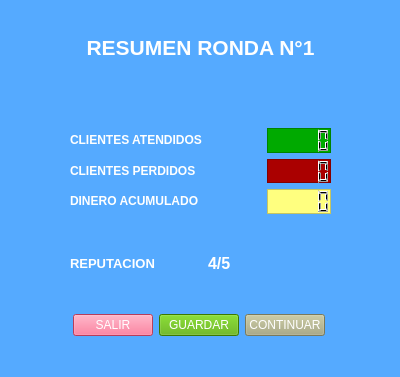
<?xml version="1.0" encoding="UTF-8"?>
<ui version="4.0">
 <class>post_ronda</class>
 <widget class="QWidget" name="post_ronda">
  <property name="geometry">
   <rect>
    <x>0</x>
    <y>0</y>
    <width>400</width>
    <height>377</height>
   </rect>
  </property>
  <property name="palette">
   <palette>
    <active>
     <colorrole role="Light">
      <brush brushstyle="SolidPattern">
       <color alpha="255">
        <red>85</red>
        <green>170</green>
        <blue>255</blue>
       </color>
      </brush>
     </colorrole>
     <colorrole role="Base">
      <brush brushstyle="SolidPattern">
       <color alpha="255">
        <red>255</red>
        <green>255</green>
        <blue>255</blue>
       </color>
      </brush>
     </colorrole>
     <colorrole role="Window">
      <brush brushstyle="SolidPattern">
       <color alpha="255">
        <red>85</red>
        <green>170</green>
        <blue>255</blue>
       </color>
      </brush>
     </colorrole>
    </active>
    <inactive>
     <colorrole role="Light">
      <brush brushstyle="SolidPattern">
       <color alpha="255">
        <red>85</red>
        <green>170</green>
        <blue>255</blue>
       </color>
      </brush>
     </colorrole>
     <colorrole role="Base">
      <brush brushstyle="SolidPattern">
       <color alpha="255">
        <red>255</red>
        <green>255</green>
        <blue>255</blue>
       </color>
      </brush>
     </colorrole>
     <colorrole role="Window">
      <brush brushstyle="SolidPattern">
       <color alpha="255">
        <red>85</red>
        <green>170</green>
        <blue>255</blue>
       </color>
      </brush>
     </colorrole>
    </inactive>
    <disabled>
     <colorrole role="Light">
      <brush brushstyle="SolidPattern">
       <color alpha="255">
        <red>85</red>
        <green>170</green>
        <blue>255</blue>
       </color>
      </brush>
     </colorrole>
     <colorrole role="Base">
      <brush brushstyle="SolidPattern">
       <color alpha="255">
        <red>85</red>
        <green>170</green>
        <blue>255</blue>
       </color>
      </brush>
     </colorrole>
     <colorrole role="Window">
      <brush brushstyle="SolidPattern">
       <color alpha="255">
        <red>85</red>
        <green>170</green>
        <blue>255</blue>
       </color>
      </brush>
     </colorrole>
    </disabled>
   </palette>
  </property>
  <property name="contextMenuPolicy">
   <enum>Qt::NoContextMenu</enum>
  </property>
  <property name="windowTitle">
   <string>post_ronda</string>
  </property>
  <widget class="QWidget" name="gridLayoutWidget">
   <property name="geometry">
    <rect>
     <x>70</x>
     <y>35</y>
     <width>261</width>
     <height>241</height>
    </rect>
   </property>
   <layout class="QGridLayout" name="gridLayout">
    <item row="5" column="2">
     <widget class="QLCDNumber" name="dinero_acumulado_lcd">
      <property name="styleSheet">
       <string notr="true">background-color: rgb(255, 255, 127);</string>
      </property>
      <property name="frameShape">
       <enum>QFrame::StyledPanel</enum>
      </property>
     </widget>
    </item>
    <item row="5" column="1">
     <widget class="QLabel" name="label_3">
      <property name="text">
       <string/>
      </property>
     </widget>
    </item>
    <item row="3" column="2">
     <widget class="QLCDNumber" name="atendidos_lcd">
      <property name="contextMenuPolicy">
       <enum>Qt::DefaultContextMenu</enum>
      </property>
      <property name="styleSheet">
       <string notr="true">background-color: rgb(0, 170, 0);</string>
      </property>
      <property name="frameShape">
       <enum>QFrame::StyledPanel</enum>
      </property>
     </widget>
    </item>
    <item row="2" column="0" colspan="3">
     <widget class="QLabel" name="label_6">
      <property name="text">
       <string/>
      </property>
     </widget>
    </item>
    <item row="3" column="1">
     <widget class="QLabel" name="label">
      <property name="text">
       <string/>
      </property>
     </widget>
    </item>
    <item row="4" column="2">
     <widget class="QLCDNumber" name="perdidos_lcd">
      <property name="styleSheet">
       <string notr="true">background-color: rgb(170, 0, 0);</string>
      </property>
      <property name="frameShape">
       <enum>QFrame::StyledPanel</enum>
      </property>
     </widget>
    </item>
    <item row="3" column="0">
     <widget class="QLabel" name="clientes_atendidos">
      <property name="text">
       <string>&lt;html&gt;&lt;head/&gt;&lt;body&gt;&lt;p&gt;&lt;span style=&quot; font-weight:600; color:#ffffff;&quot;&gt;CLIENTES ATENDIDOS&lt;/span&gt;&lt;/p&gt;&lt;/body&gt;&lt;/html&gt;</string>
      </property>
     </widget>
    </item>
    <item row="1" column="0" colspan="3">
     <widget class="QLabel" name="label_7">
      <property name="text">
       <string/>
      </property>
     </widget>
    </item>
    <item row="6" column="0" colspan="3">
     <widget class="QLabel" name="label_4">
      <property name="text">
       <string/>
      </property>
     </widget>
    </item>
    <item row="4" column="1">
     <widget class="QLabel" name="label_2">
      <property name="text">
       <string/>
      </property>
     </widget>
    </item>
    <item row="4" column="0">
     <widget class="QLabel" name="clientes_perdidos">
      <property name="text">
       <string>&lt;html&gt;&lt;head/&gt;&lt;body&gt;&lt;p&gt;&lt;span style=&quot; font-weight:600; color:#ffffff;&quot;&gt;CLIENTES PERDIDOS&lt;/span&gt;&lt;/p&gt;&lt;/body&gt;&lt;/html&gt;</string>
      </property>
     </widget>
    </item>
    <item row="5" column="0">
     <widget class="QLabel" name="dinero_acumulado">
      <property name="text">
       <string>&lt;html&gt;&lt;head/&gt;&lt;body&gt;&lt;p&gt;&lt;span style=&quot; font-weight:600; color:#ffffff;&quot;&gt;DINERO ACUMULADO&lt;/span&gt;&lt;/p&gt;&lt;/body&gt;&lt;/html&gt;</string>
      </property>
     </widget>
    </item>
    <item row="7" column="1">
     <widget class="QLabel" name="reputacion">
      <property name="text">
       <string>&lt;html&gt;&lt;head/&gt;&lt;body&gt;&lt;p&gt;&lt;span style=&quot; font-size:12pt; font-weight:600; color:#ffffff;&quot;&gt;4/5&lt;/span&gt;&lt;/p&gt;&lt;/body&gt;&lt;/html&gt;</string>
      </property>
     </widget>
    </item>
    <item row="7" column="0">
     <widget class="QLabel" name="label_5">
      <property name="text">
       <string>&lt;html&gt;&lt;head/&gt;&lt;body&gt;&lt;p&gt;&lt;span style=&quot; font-size:10pt; font-weight:600; color:#ffffff;&quot;&gt;REPUTACION&lt;/span&gt;&lt;/p&gt;&lt;/body&gt;&lt;/html&gt;</string>
      </property>
     </widget>
    </item>
    <item row="0" column="0" colspan="3">
     <widget class="QLabel" name="titulo_ronda">
      <property name="text">
       <string>&lt;html&gt;&lt;head/&gt;&lt;body&gt;&lt;p align=&quot;center&quot;&gt;&lt;span style=&quot; font-size:16pt; font-weight:600; color:#ffffff;&quot;&gt;RESUMEN RONDA N°1&lt;/span&gt;&lt;/p&gt;&lt;/body&gt;&lt;/html&gt;</string>
      </property>
     </widget>
    </item>
   </layout>
  </widget>
  <widget class="QWidget" name="horizontalLayoutWidget">
   <property name="geometry">
    <rect>
     <x>0</x>
     <y>310</y>
     <width>398</width>
     <height>31</height>
    </rect>
   </property>
   <layout class="QHBoxLayout" name="horizontalLayout">
    <item>
     <widget class="QLabel" name="label_10">
      <property name="text">
       <string/>
      </property>
     </widget>
    </item>
    <item>
     <widget class="QPushButton" name="boton_salir">
      <property name="styleSheet">
       <string notr="true">background-color: rgb(255, 85, 127);
color: rgb(255, 255, 255);</string>
      </property>
      <property name="text">
       <string>SALIR</string>
      </property>
     </widget>
    </item>
    <item>
     <widget class="QPushButton" name="boton_guardar">
      <property name="styleSheet">
       <string notr="true">background-color: rgb(85, 170, 0);
color: rgb(255, 255, 255);</string>
      </property>
      <property name="text">
       <string>GUARDAR</string>
      </property>
     </widget>
    </item>
    <item>
     <widget class="QPushButton" name="boton_continuar">
      <property name="styleSheet">
       <string notr="true">
background-color: rgb(170, 170, 127);
color: rgb(255, 255, 255);</string>
      </property>
      <property name="text">
       <string>CONTINUAR</string>
      </property>
     </widget>
    </item>
    <item>
     <widget class="QLabel" name="label_8">
      <property name="text">
       <string/>
      </property>
     </widget>
    </item>
   </layout>
  </widget>
 </widget>
 <resources/>
 <connections>
  <connection>
   <sender>boton_salir</sender>
   <signal>clicked()</signal>
   <receiver>post_ronda</receiver>
   <slot>salir()</slot>
   <hints>
    <hint type="sourcelabel">
     <x>118</x>
     <y>325</y>
    </hint>
    <hint type="destinationlabel">
     <x>199</x>
     <y>188</y>
    </hint>
   </hints>
  </connection>
  <connection>
   <sender>boton_continuar</sender>
   <signal>clicked()</signal>
   <receiver>post_ronda</receiver>
   <slot>continuar()</slot>
   <hints>
    <hint type="sourcelabel">
     <x>280</x>
     <y>325</y>
    </hint>
    <hint type="destinationlabel">
     <x>199</x>
     <y>188</y>
    </hint>
   </hints>
  </connection>
  <connection>
   <sender>boton_guardar</sender>
   <signal>clicked()</signal>
   <receiver>post_ronda</receiver>
   <slot>guardar()</slot>
   <hints>
    <hint type="sourcelabel">
     <x>199</x>
     <y>325</y>
    </hint>
    <hint type="destinationlabel">
     <x>199</x>
     <y>188</y>
    </hint>
   </hints>
  </connection>
 </connections>
 <slots>
  <slot>salir()</slot>
  <slot>guardar()</slot>
  <slot>continuar()</slot>
 </slots>
</ui>
